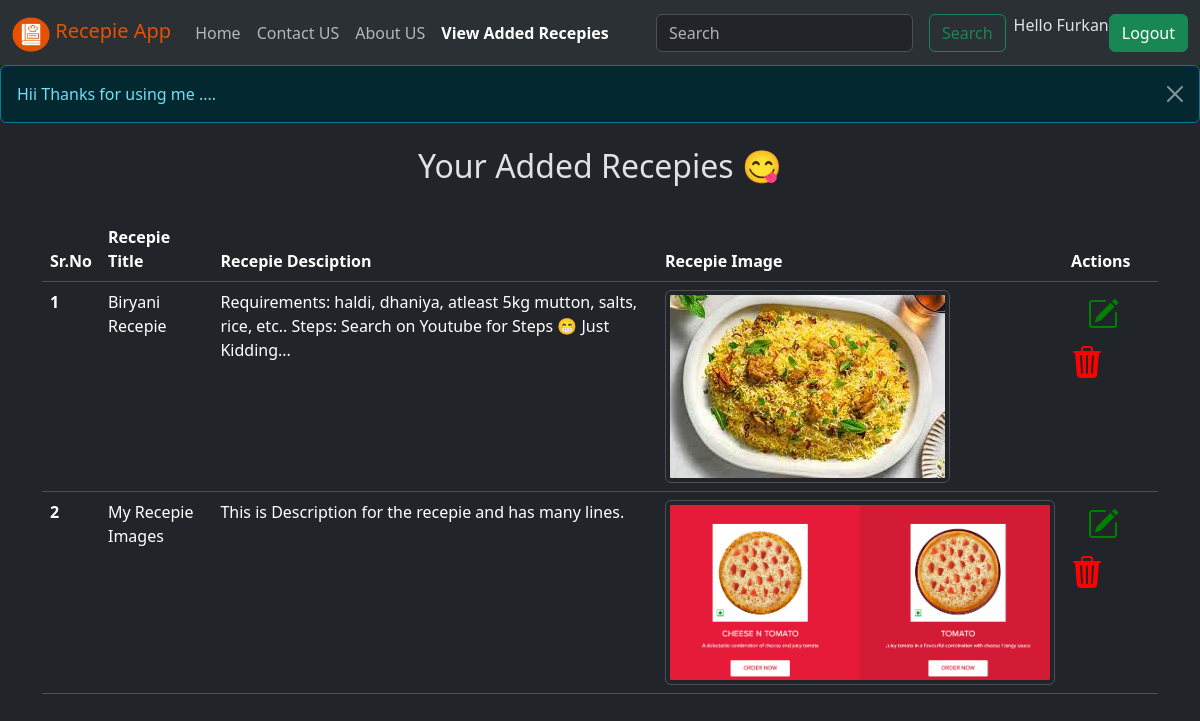
/viewRecepies (signed in), run on an earlier commit of the app's database.
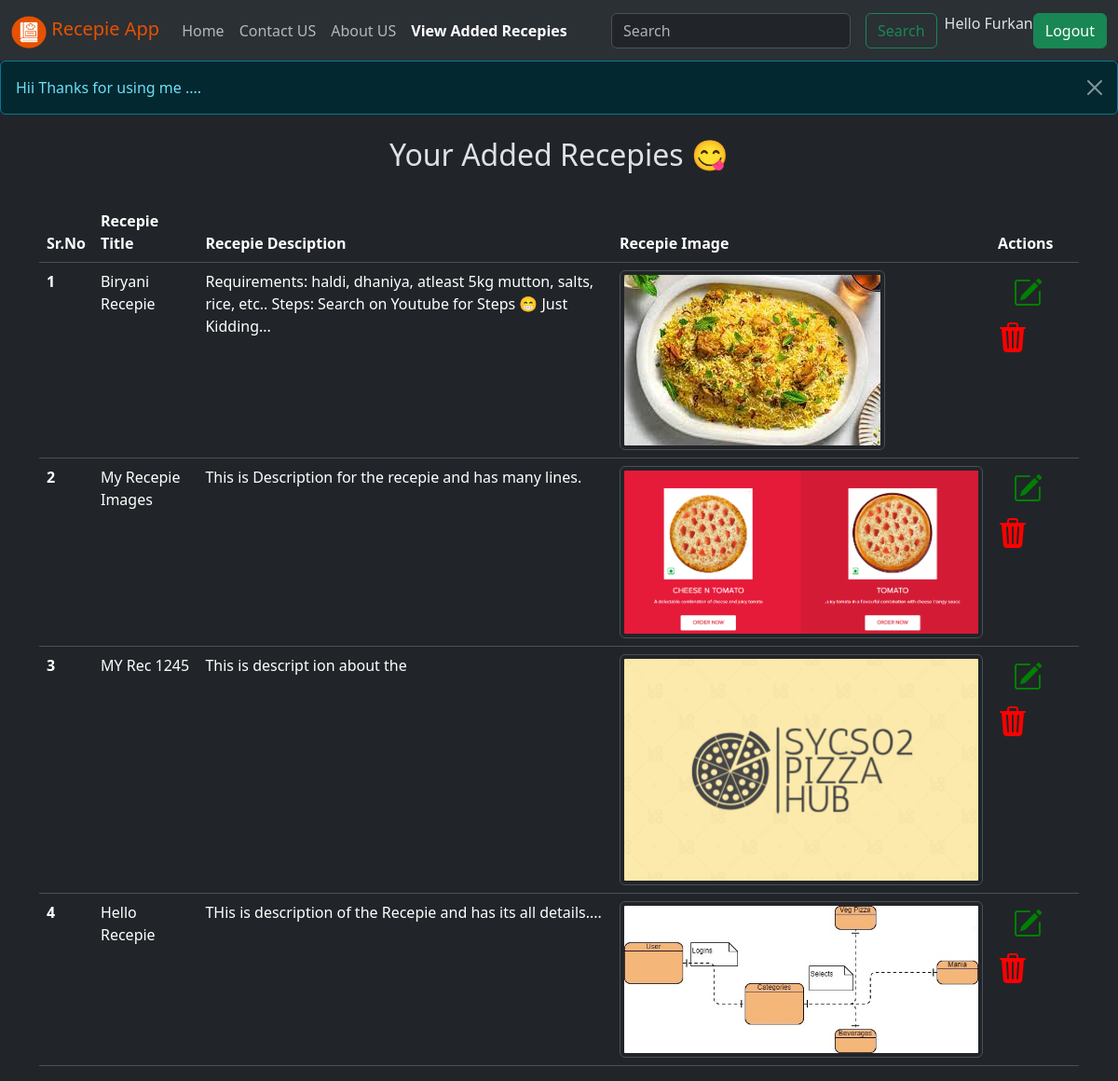
And on a later commit of the database.
### vege/models.py (models this page shows, shortened)
class RecpieUpload(models.Model):
    user = models.ForeignKey(User, on_delete=models.SET_NULL, null=True)
    title = models.CharField(max_length=255)
    description = models.TextField(null=False)
    recepie_image = models.ImageField(upload_to='recepies')

### vege/views.py (the view)
# urls.py: path('viewRecepies', views.view_rec, name="view_recepies"),
@login_required(login_url='/accounts/login')
def view_rec(request):
    messages.info(request, "Hii Thanks for using me ....")
    querySet = RecpieUpload.objects.all()
    if request.GET.get('search'):
        querySet = querySet.filter(title__icontains = request.GET.get('search'))
    context = {'dishes': querySet}
    return render(request, 'view_rec.html', context=context)

### vege/templates/view_rec.html (shortened to what this page needs)
{% extends 'base.html' %}
{% block button %}
<form class="d-flex" role="search">
  <input class="form-control me-2" type="search" placeholder="Search" aria-label="Search" name="search">
  <button class="btn btn-outline-success mx-2" type="submit">Search</button>
</form>
{% endblock button %}
{% block base %}
{% if messages %}
{% for message in messages %}
<div class="alert alert-{{ message.tags }}  alert-dismissible fade show my-0" role="alert">
  {{message}}
  <button type="button" class="btn-close" data-bs-dismiss="alert" aria-label="Close"></button>
</div>
{% endfor %}
{% endif %}
<br>
<h2 align=center>Your Added Recepies 😋</h2>
<br>
<div class="container">
  {% if dishes %}
  <table class="table table-hover">
    <thead>
      <tr>
        <th scope="col">Sr.No</th>
        <th scope="col">Recepie Title</th>
        <th scope="col">Recepie Desciption</th>
        <th scope="col">Recepie Image</th>
        <th scope="col">Actions</th>
      </tr>
    </thead>
    <tbody>
      <tr>
        {% for dish in dishes %}
        <th scope="row">{{forloop.counter}}</th>
        <td>{{dish.title}}</td>
        <td>{{dish.description}}</td>
        <td> <img src="/media/{{dish.recepie_image}}" alt="{{dish.title}}" class="img-thumbnail rounded"></td>
        <td>
          <a href="/updateRecepies/{{dish.id}}" data-bs-toggle="modal" data-bs-target="#modal-{{dish.id}}"><i
              class="bi bi-pencil-square mx-3" style="font-size: xx-large;color: green;" data-toggle="tooltip"
              data-placement="left" title="Edit Recepie"></i></a>
          <a href="deleteRecepies/{{dish.id}}/"><i class="bi bi-trash3-fill" style="font-size: xx-large;color: red;"
              data-toggle="tooltip" data-placement="left" title="Delete Recepie"></i></a>
        </td>
      </tr>
      {% endfor %}
      {% else %}
      <h2 align="center">No Recepies Found 😯</h2>
      {% endif %}
    </tbody>
  </table>
</div>
{% endblock base %}

### vege/templates/base.html (shortened to what this page needs)
<!doctype html>
<html lang="en" data-bs-theme="dark">
<head>
  <link rel="stylesheet" href="/media/myfirst.css">
  <link href="https://cdn.jsdelivr.net/npm/bootstrap@5.3.1/dist/css/bootstrap.min.css" rel="stylesheet"
>
  <link rel="stylesheet" href="https://cdn.jsdelivr.net/npm/bootstrap-icons@1.10.2/font/bootstrap-icons.css"
>
</head>
<body>
  <nav class="navbar navbar-expand-lg bg-body-tertiary">
    <div class="container-fluid">
      <a class="navbar-brand pt-2" href="/" style="color: #E65100;">
        <img src="/media/imgs/logo.png" alt="Logo" width="38" height="35" class="d-inline-block align-text-top">
        Recepie App</a>
      <div class="collapse navbar-collapse" id="navbarSupportedContent">
        <ul class="navbar-nav me-auto mb-2 mb-lg-0">
          <li class="nav-item">
            <a class="nav-link active" aria-current="page" href="/">Home</a>
          </li>
          <li class="nav-item">
            <a class="nav-link" href="/contact" id="contact">Contact US</a>
          </li>
          <li class="nav-item">
            <a class="nav-link" href="/aboutus" id="about">About US</a>
          </li>
          <li class="nav-item">
            <a class="nav-link" href="/viewRecepies" id="view">View Added Recepies</a>
          </li>
        </ul>
        {% block button %}{% endblock button %}
        {% if request.user.is_authenticated %}
        <p>Hello {{request.user.first_name}}</p>
        <a class="btn btn-success" href="/accounts/logout">Logout</a>
        {% else %}
        <a class="btn btn-success" href="/accounts/login">Login</a>
        {% endif %}
      </div>
    </div>
  </nav>
  {% block base %}{% endblock base %}
</body>
</html>

### public/static/myfirst.css (style rules this page uses)
.active { font-weight: bolder; }
.navbar-nav .nav-link.active { font-weight: bolder; }

What changed in the data, as far as the page shows it:
added RecpieUpload: title "MY Rec 1245", description "This is descript ion about the", recepie_image (picture)
added RecpieUpload: title "Hello Recepie", description "THis is description of the Recepie and has its all details....", recepie_image (picture)
